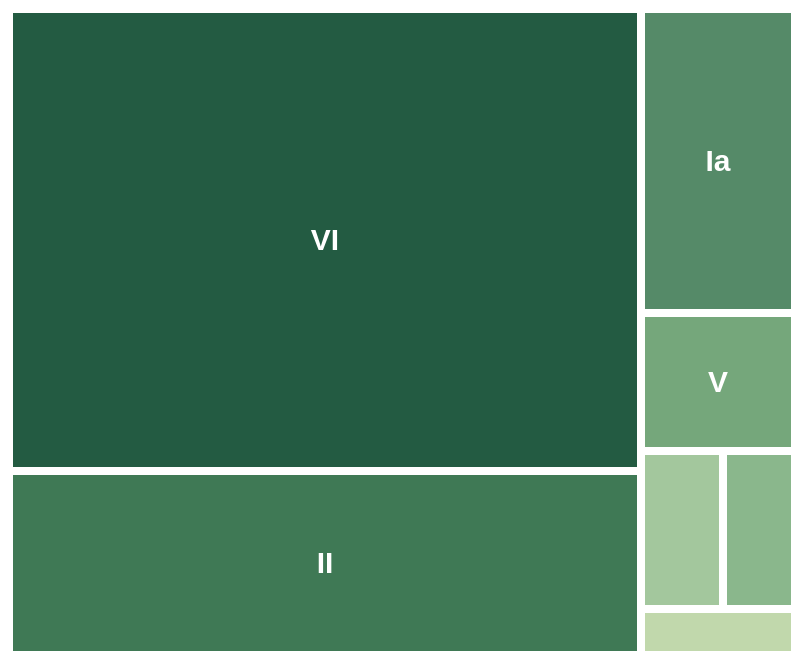

Describe this chart as a Vega-Lite specification.
### Vega specification from a JSON file in a GitHub repository (floating-point values rounded to 4 significant figures)
{"$schema": "https://vega.github.io/schema/vega/v5.json", "description": "Treemap of Australian terrestrial protected areas by IUCN management category, CAPAD 2024.", "width": 390, "height": 320, "padding": 5, "autosize": "pad", "background": null, "data": [{"name": "tree", "values": [{"id": "Australia", "parent": null, "area": 0}, {"id": "Ia", "parent": "Australia", "area": 16020000.0}, {"id": "Ib", "parent": "Australia", "area": 3867000.0}, {"id": "II", "parent": "Australia", "area": 39560000.0}, {"id": "III", "parent": "Australia", "area": 2455000.0}, {"id": "IV", "parent": "Australia", "area": 4394000.0}, {"id": "V", "parent": "Australia", "area": 7249000.0}, {"id": "VI", "parent": "Australia", "area": 99940000.0}, {"id": "Not Applicable", "parent": "Australia", "area": 2825.0}, {"id": "Not Assigned", "parent": "Australia", "area": 6760.0}, {"id": "Not Reported", "parent": "Australia", "area": 1065.0}], "transform": [{"type": "stratify", "key": "id", "parentKey": "parent"}, {"type": "treemap", "field": "area", "sort": {"field": "value", "order": "descending"}, "method": "squarify", "size": [{"signal": "width"}, {"signal": "height"}], "paddingInner": 3, "round": true}]}, {"name": "leaves", "source": "tree", "transform": [{"type": "filter", "expr": "datum.depth === 1"}]}, {"name": "labels", "source": "leaves", "transform": [{"type": "filter", "expr": "(datum.x1 - datum.x0) > 45 && (datum.y1 - datum.y0) > 32"}]}], "scales": [{"name": "colour", "type": "ordinal", "domain": ["Ia", "Ib", "II", "III", "IV", "V", "VI", "Not Applicable", "Not Assigned", "Not Reported"], "range": ["#558a68", "#8ab78c", "#3f7955", "#c1d8ac", "#a3c79d", "#75a77b", "#235b42", "#d8e3ce", "#d8e3ce", "#d8e3ce"]}], "marks": [{"type": "rect", "from": {"data": "leaves"}, "encode": {"enter": {"fill": {"scale": "colour", "field": "id"}, "stroke": {"value": "#ffffff"}, "strokeWidth": {"value": 1}, "tooltip": {"signal": "{'IUCN category': datum.id, 'Protected hectares': format(datum.area, ',.0f')}"}}, "update": {"x": {"field": "x0"}, "y": {"field": "y0"}, "x2": {"field": "x1"}, "y2": {"field": "y1"}}, "hover": {"stroke": {"value": "#193d2b"}, "strokeWidth": {"value": 2}}}}, {"type": "text", "from": {"data": "labels"}, "encode": {"enter": {"text": {"field": "id"}, "font": {"value": "Arial"}, "fontSize": {"value": 15}, "fontWeight": {"value": "bold"}, "fill": {"value": "#ffffff"}, "align": {"value": "center"}, "baseline": {"value": "middle"}}, "update": {"x": {"signal": "(datum.x0 + datum.x1) / 2"}, "y": {"signal": "(datum.y0 + datum.y1) / 2"}}}}]}
